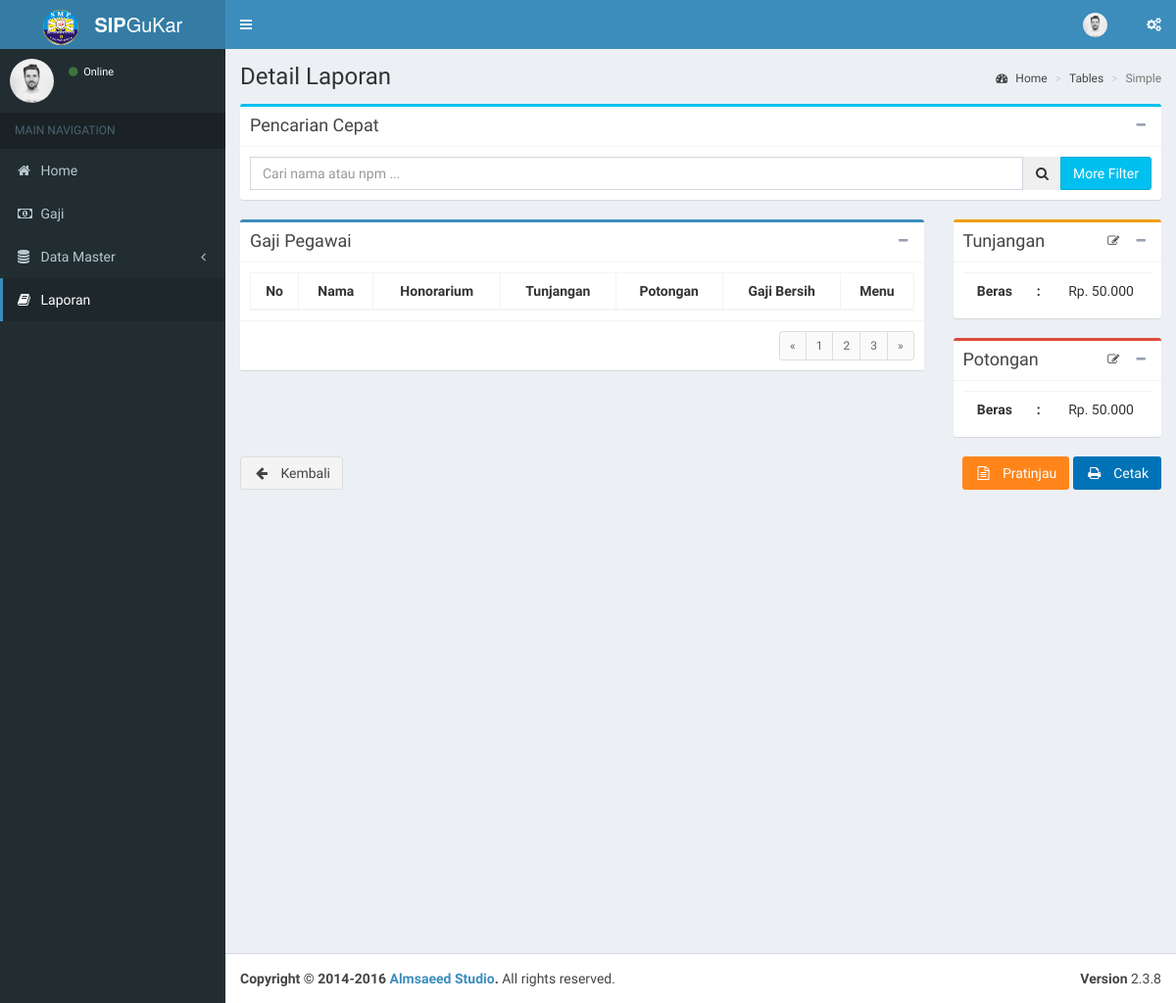
The page /index.php/laporan/detail on the database as committed earlier.
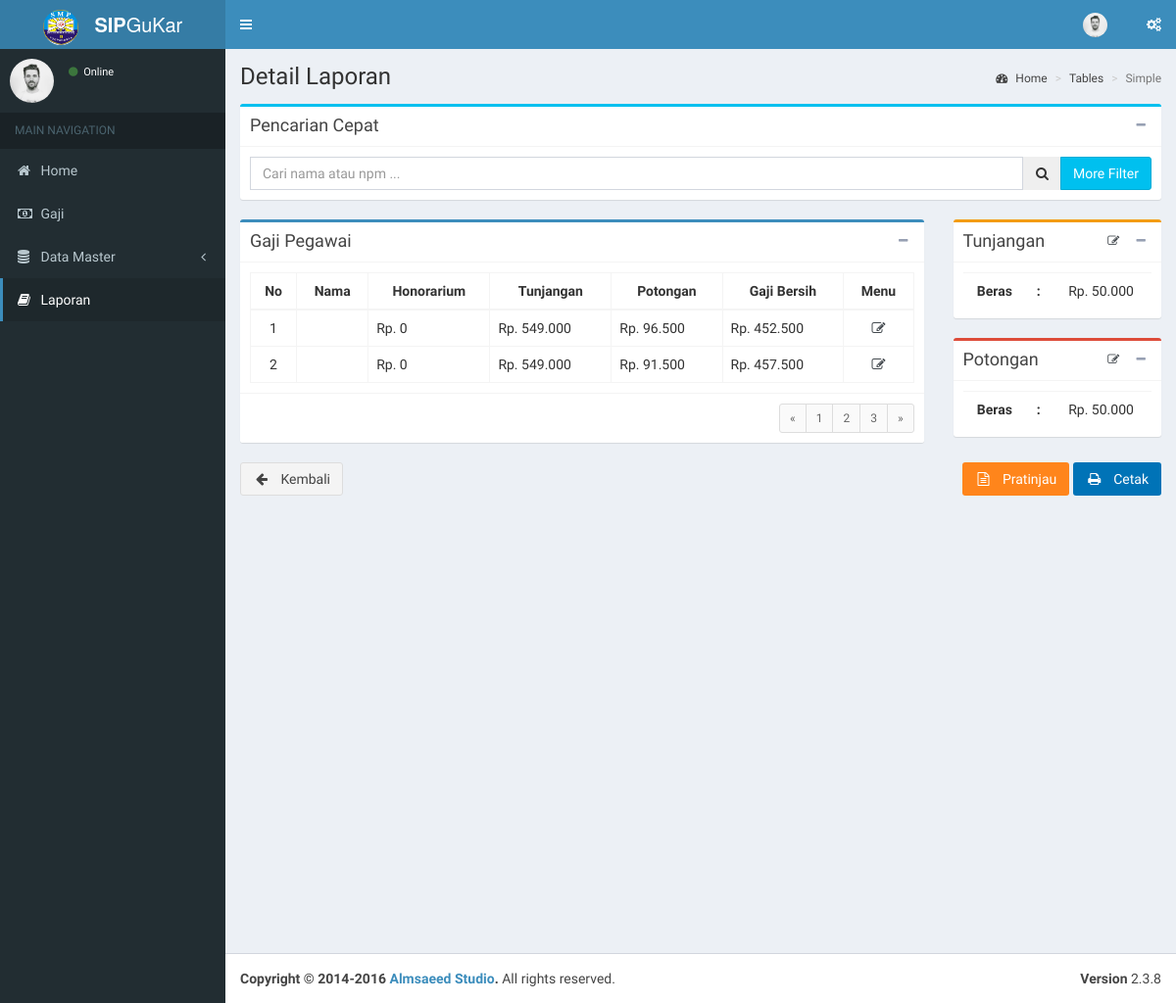
The same page on the database as committed later.
### tables this page shows
CREATE TABLE `b_gaji` (
  `id_gaji` int(11) NOT NULL,
  `honor` int(11) NOT NULL,
  `tunjangan` int(11) NOT NULL,
  `potongan` int(11) NOT NULL,
  `gaji` int(11) NOT NULL,
  `id_pegawai` int(11) NOT NULL,
  `created_at` timestamp NOT NULL DEFAULT current_timestamp(),
  `created_by` int(11) DEFAULT NULL,
  `updated_at` timestamp NOT NULL DEFAULT current_timestamp() ON UPDATE current_timestamp(),
  `updated_by` int(11) NOT NULL
);

### application/libraries/Template.php (called while the page is built)
<?php if ( ! defined('BASEPATH')) exit('No direct script access allowed');
class Template {
		var $template_data = array();
		function set($name, $value)
		{
			$this->template_data[$name] = $value;
		}
		function load($template = '', $view = '' , $view_data = array(), $return = FALSE)
		{
			$this->CI =& get_instance();
			$this->set('contents', $this->CI->load->view($view, $view_data, TRUE));
			return $this->CI->load->view($template, $this->template_data, $return);
		}
}
?>

### application/controllers/Laporan.php (called while the page is built, shortened)
<?php
class Laporan extends CI_Controller {
	public function detail()
	{
		$id_date = $this->uri->segment(3);
		$data['id_date'] = $id_date;
		$data['title'] = 'Detail Laporan';
		$data['desc'] = month($id_date).' '.year($id_date);
		$data['gajis'] = $this->M_laporan->get_gaji($id_date)->result_array();
		$data['tunjangan'] = $this->M_laporan->get_tunjangan($id_date)->row_array();
		$this->template->load('index','laporan/detail_laporan', $data);
	}
}
?>

### index.php (called while the page is built, shortened)
<?php
require_once BASEPATH.'core/CodeIgniter.php';

### application/models/M_laporan.php (called while the page is built)
<?php
class M_laporan extends CI_Model
{
	public function get_gaji($id_date)
	{
		if ($id_date != NULL) {
			$date = explode('-', $id_date);
			$month = $date[1];
			$year = year($id_date);
			$this->db->select('bg.*, p.nama');
			$this->db->join('pegawai p', 'p.id_pegawai = bg.id_pegawai', 'LEFT');
			$data = $this->db->get_where('b_gaji bg', array('month(bg.created_at)' => $month, 'year(bg.created_at)' => $year));
		} else {
			$data = $this->db->query('
				SELECT *, count(id_gaji) jml_gaji
				FROM b_gaji
				GROUP BY
					CAST(YEAR(created_at) AS VARCHAR(4)) + "-" + right("00" + CAST(MONTH(created_at) AS VARCHAR(2)), 2)
				ORDER BY created_at DESC
			');
		}
		return $data;
	}
	public function get_tunjangan($id_date)
	{
		$date = explode('-', $id_date);
		$month = $date[1];
		$year = year($id_date);
		$this->db->select('bg.*, p.nama');
		$this->db->join('pegawai p', 'p.id_pegawai = bg.id_pegawai', 'LEFT');
		return $this->db->get_where('b_gaji bg', array('month(bg.created_at)' => $month, 'year(bg.created_at)' => $year));
	}
}
?>

### application/views/laporan/detail_laporan.php (the view, shortened to what this page needs)
<section class="content">
	<div class="row">
		<div class="col-md-12">
			<div class="box box-info">
				<div class="box-header with-border">
					<h3 class="box-title">Pencarian Cepat</h3>
					<div class="box-tools pull-right">
						<button type="button" class="btn btn-box-tool" data-widget="collapse" data-toggle="tooltip" title="Pencarian">
							<i class="fa fa-minus"></i>
						</button>
					</div>
				</div>
				<div class="box-body">
					<form action="" method="get">
						<div class="input-group">
							<input type="text" class="form-control" placeholder="Cari nama atau npm ...">
							<span class="input-group-btn">
								<button type="button" name="search" id="search-btn" class="btn btn-flat">
									<i class="fa fa-search"></i>
								</button>
							</span>
							<div class="input-group-btn">
								<button	button type="button" class="btn btn-info" type="button" data-toggle="collapse" data-target="#collapseExample" aria-expanded="false" aria-controls="collapseExample">More Filter</button>
							</div>
						</div>
					</form>
				</div>
			</div>
		</div>
	</div>
	<div class="row">
		<div class="col-md-9 pull-left">
			<div class="box box-primary">
				<div class="box-header with-border">
					<h3 class="box-title">Gaji Pegawai</h3>
					<div class="box-tools pull-right">
						<button type="button" class="btn btn-box-tool" data-widget="collapse" data-toggle="tooltip" title="Gaji Pegawai">
							<i class="fa fa-minus"></i>
						</button>
					</div>
				</div>
				<div class="box-body">
					<table class="table table-bordered table-hover text-center">
						<thead>
							<th>No</th>
							<th>Nama</th>
							<th>Honorarium</th>
							<th>Tunjangan</th>
							<th>Potongan</th>
							<th>Gaji Bersih</th>
							<th>Menu</th>
						</thead>
						<tbody>
							<?php $no=1; foreach ($gajis as $key => $gaji) { ?>
							<tr>
								<td><?php echo $no++;?></td>
								<td style="text-align: left; padding-left: 15px;"><?php echo $gaji['nama'];?></td>
								<td style="text-align: left;">Rp. <?php echo number_format($gaji['honor'], 0, ',','.');?></td>
								<td style="text-align: left;">Rp. <?php echo number_format($gaji['tunjangan'], 0, ',','.');?></td>
								<td style="text-align: left;">Rp. <?php echo number_format($gaji['potongan'], 0, ',','.');?></td>
								<td style="text-align: left;">Rp. <?php echo number_format($gaji['gaji'], 0, ',','.');?></td>
								<td><a style="color: #444A4F;" href="<?php echo site_url('laporan/gaji/edit/'.$gaji['id_gaji']);?>" title="Edit" data-tooltip="tooltip" data-placement="top">
									<i class="fa fa-fw fa-pencil-square-o"></i>
								</a></td>
							</tr>
							<?php } ?>
						</tbody>
					</table>
				</div>
				<div class="box-footer clearfix">
					<ul class="pagination pagination-sm no-margin pull-right">
						<li><a href="#">&laquo;</a></li>
						<li><a href="#">1</a></li>
						<li><a href="#">2</a></li>
						<li><a href="#">3</a></li>
						<li><a href="#">&raquo;</a></li>
					</ul>
				</div>
			</div>
		</div>
		<div class="col-md-3 pull-right">
			<div class="box box-warning">
				<div class="box-header with-border">
					<h3 class="box-title">Tunjangan</h3>
					<div class="box-tools pull-right">
						<a style="color: #444A4F;" href="<?php echo site_url('laporan/tunjangan/edit/'.$gaji['id_gaji']);?>" class="btn btn-box-tool" title="Edit Tunjangan" data-tooltip="tooltip" data-placement="top">
							<i class="fa fa-fw fa-pencil-square-o"></i>
						</a>
						<button type="button" class="btn btn-box-tool" data-widget="collapse" data-toggle="tooltip" title="Tunjangan">
							<i class="fa fa-minus"></i>
						</button>
					</div>
				</div>
				<div class="box-body">
					<table class="table table-hover text-center">
						<tbody>
							<tr>
								<th>Beras</th>
								<th>:</th>
								<td>Rp. 50.000</td>
							</tr>
						</tbody>
					</table>
				</div>
			</div>
			<div class="box box-danger">
				<div class="box-header with-border">
					<h3 class="box-title">Potongan</h3>
					<div class="box-tools pull-right">
						<a style="color: #444A4F;" href="<?php echo site_url('laporan/gaji/edit/'.$gaji['id_gaji']);?>" class="btn btn-box-tool" title="Edit Potongan" data-tooltip="tooltip" data-placement="top">
							<i class="fa fa-fw fa-pencil-square-o"></i>
						</a>
						<button type="button" class="btn btn-box-tool" data-widget="collapse" data-toggle="tooltip" title="Potongan">
							<i class="fa fa-minus"></i>
						</button>
					</div>
				</div>
				<div class="box-body">
					<table class="table table-hover text-center">
						<tbody>
							<tr>
								<th>Beras</th>
								<th>:</th>
								<td>Rp. 50.000</td>
							</tr>
						</tbody>
					</table>
				</div>
			</div>
		</div>
		<div class="col-md-12">
			<a onclick="history.go(-1);" class="pull-left btn btn-default"><i class="fa fa-fw fa-arrow-left"></i>&nbsp;&nbsp;  Kembali</a>
			<span class="pull-right ">
				<a href="<?php echo site_url('laporan/preview/'.$id_date);?>" class="btn bg-orange"><i class="fa fa-fw fa-file-text-o"></i>&nbsp;&nbsp;  Pratinjau</a>
				<a href="<?php echo site_url('laporan/print/'.$id_date);?>" class="btn bg-blue"><i class="fa fa-fw fa-print"></i>&nbsp;&nbsp;  Cetak</a>
			</span>
		</div>
	</div>
</section>
</div>

### application/views/index.php (shortened to what this page needs)
<!DOCTYPE html>
<html>
<head>
  <link rel="stylesheet" href="<?php echo base_url('assets/bootstrap/css/bootstrap.min.css');?>">
  <link rel="stylesheet" href="https://cdnjs.cloudflare.com/ajax/libs/font-awesome/4.5.0/css/font-awesome.min.css">
  <link rel="stylesheet" href="https://cdnjs.cloudflare.com/ajax/libs/ionicons/2.0.1/css/ionicons.min.css">
  <link rel="stylesheet" href="<?php echo base_url('assets/dist/css/AdminLTE.min.css');?>">
  <link rel="stylesheet" href="<?php echo base_url('assets/dist/css/styles.css');?>">
  <link rel="stylesheet" href="<?php echo base_url('assets/dist/css/skins/_all-skins.min.css');?>">
  <link rel="stylesheet" href="<?php echo base_url('assets/plugins/select2/select2.min.css');?>">
  <link rel="stylesheet" href="<?php echo base_url('assets/plugins/colorpicker/bootstrap-colorpicker.min.css');?>">
  <link rel="stylesheet" href="<?php echo base_url('assets/plugins/bootstrap-wysihtml5/bootstrap3-wysihtml5.min.css');?>">
  <link rel="stylesheet" href="<?php echo base_url('assets/plugins/jquery-toast-plugin/dist/jquery.toast.min.css');?>">
</head>
<body class="hold-transition skin-blue sidebar-mini flex" onload="<?php echo (isset($onload) ? $onload : ''); ?>">
	<div class="wrapper">
		<header class="main-header">
			<a href="<?php echo base_url();?>" class="logo" style="display: flex; justify-content: center; align-items: center;">
				<span class="logo-lg">
					<img class="user-image img-circle" src="<?php echo base_url('assets/dist/img/upload/smpmuh9.jpeg');?>" width="36px" height="36px" alt="Logo SMP Muhammadiyah 9">
					&nbsp;&nbsp;<b>SIP</b>GuKar
				</span>
			</a>
			<nav class="navbar navbar-static-top">
				<a href="#" class="sidebar-toggle" data-toggle="offcanvas" role="button">
				</a>
				<div class="navbar-custom-menu">
					<ul class="nav navbar-nav">
						<li class="dropdown user user-menu">
							<a href="#" class="dropdown-toggle" data-toggle="dropdown">
								<img class="user-image" src="<?php echo base_url('assets/dist/img/upload/user1-128x128.jpg'); ?>"
									 alt="<?php if($this->session->userdata('logged_in')){echo $this->session->userdata('fullname');} ?>">
							</a>
						</li>
						<li>
							<a href="#" data-toggle="control-sidebar"><i class="fa fa-gears"></i></a>
						</li>
					</ul>
				</div>
			</nav>
		</header>
		<div class="content-wrapper">
		<section class="content-header">
			<h1>
				<?php echo $title;?>
			</h1>
			<ol class="breadcrumb">
				<li><a href="#"><i class="fa fa-dashboard"></i> Home</a></li>
				<li><a href="#">Tables</a></li>
				<li class="active">Simple</li>
			</ol>
		</section>
		<?php echo $contents ;?>
		<aside class="main-sidebar">
			<section class="sidebar">
				<div class="user-panel">
					<div class="pull-left image">
						<img class="img-circle" src="<?php echo base_url('assets/dist/img/upload/user1-128x128.jpg'); ?>" alt="User Image">
					</div>
					<div class="pull-left info">
						<a href="#"><i class="fa fa-circle text-success"></i> Online</a>
					</div>
				</div>
				<ul class="sidebar-menu">
					<li class="header">MAIN NAVIGATION</li>
					<li class="<?php if($this->uri->segment(1) == ''){echo 'active';}?>">
						<a href="<?php echo base_url(); ?>">
							<i class="fa fa-home"></i>
							<span>Home</span>
						</a>
					</li>
					<li class="<?php if($this->uri->segment(1) == 'table'){echo 'active';}?>">
						<a href="<?php echo site_url('table'); ?>">
							<i class="fa fa-money"></i>
							<span>Gaji</span>
						</a>
					</li>
					<?php if (authUserLimited() == TRUE) { ?>
						<li class="<?php if($this->uri->segment(1) == 'pegawai'){echo 'active';}?>">
							<a href="<?php echo site_url('pegawai'); ?>">
								<i class="fa fa-users"></i>
								<span>Pegawai</span>
							</a>
						</li>
					<?php } else { ?>
						<li class="treeview <?php $segment = $this->uri->segment(1);
						if(($segment == 'pegawai') || ($segment == 'honor') || ($segment == 'tunjangan') || ($segment == 'keluarga')
						|| ($segment == 'jabatan') || ($segment == 'potongan') || ($segment == 'pinjaman')){echo 'active';}?>">
							<a href="#">
								<i class="fa fa-database"></i> <span>Data Master</span>
								<span class="pull-right-container">
									<i class="fa fa-angle-left pull-right"></i>
								</span>
							</a>
						</li>
					<?php } ?>
					<li class="<?php if($this->uri->segment(1) == 'laporan'){echo 'active';}?>">
						<a href="<?php echo site_url('laporan'); ?>">
							<i class="fa fa-book"></i>
							<span>Laporan</span>
						</a>
					</li>
				</ul>
			</section>
		</aside>
		<footer class="main-footer">
			<div class="pull-right hidden-xs">
				<b>Version</b> 2.3.8
			</div>
			<strong>Copyright &copy; 2014-2016 <a href="http://almsaeedstudio.com">Almsaeed Studio</a>.</strong> All rights
			reserved.
		</footer>
	</div>
</body>
</html>

Rows that differ between the two databases and show on the page:
added b_gaji: honor "0", tunjangan "549.000", potongan "96.500", gaji "452.500"
added b_gaji: honor "0", tunjangan "549.000", potongan "91.500", gaji "457.500"
